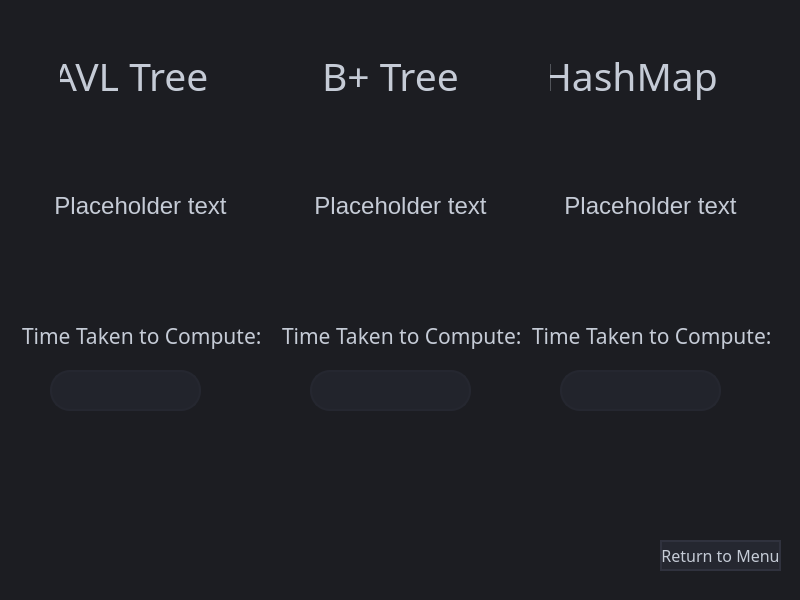
<?xml version="1.0" encoding="UTF-8"?>
<ui version="4.0">
 <class>finaloutputPMC</class>
 <widget class="QMainWindow" name="finaloutputPMC">
  <property name="geometry">
   <rect>
    <x>0</x>
    <y>0</y>
    <width>800</width>
    <height>600</height>
   </rect>
  </property>
  <property name="windowTitle">
   <string>MainWindow</string>
  </property>
  <property name="styleSheet">
   <string notr="true">background-color: rgb(28,29,34);</string>
  </property>
  <widget class="QWidget" name="centralwidget">
   <widget class="QLineEdit" name="lineEdit_6">
    <property name="geometry">
     <rect>
      <x>20</x>
      <y>320</y>
      <width>251</width>
      <height>31</height>
     </rect>
    </property>
    <property name="font">
     <font>
      <family>Segoe UI Semilight</family>
      <pointsize>16</pointsize>
     </font>
    </property>
    <property name="focusPolicy">
     <enum>Qt::NoFocus</enum>
    </property>
    <property name="styleSheet">
     <string notr="true">color: #c5cbd6;
background: transparent;</string>
    </property>
    <property name="text">
     <string>Time Taken to Compute:</string>
    </property>
    <property name="frame">
     <bool>false</bool>
    </property>
    <property name="readOnly">
     <bool>true</bool>
    </property>
   </widget>
   <widget class="QLineEdit" name="lineEdit_2">
    <property name="geometry">
     <rect>
      <x>60</x>
      <y>50</y>
      <width>151</width>
      <height>51</height>
     </rect>
    </property>
    <property name="font">
     <font>
      <family>Segoe UI Semilight</family>
      <pointsize>29</pointsize>
     </font>
    </property>
    <property name="focusPolicy">
     <enum>Qt::NoFocus</enum>
    </property>
    <property name="styleSheet">
     <string notr="true">color: #c5cbd6;
background: transparent;</string>
    </property>
    <property name="text">
     <string>AVL Tree</string>
    </property>
    <property name="frame">
     <bool>false</bool>
    </property>
    <property name="alignment">
     <set>Qt::AlignCenter</set>
    </property>
    <property name="readOnly">
     <bool>true</bool>
    </property>
   </widget>
   <widget class="QLineEdit" name="avlFTime">
    <property name="geometry">
     <rect>
      <x>50</x>
      <y>370</y>
      <width>151</width>
      <height>41</height>
     </rect>
    </property>
    <property name="font">
     <font>
      <family>Segoe UI Historic</family>
      <pointsize>16</pointsize>
     </font>
    </property>
    <property name="focusPolicy">
     <enum>Qt::NoFocus</enum>
    </property>
    <property name="styleSheet">
     <string notr="true">QLineEdit{
border: 2px solid rgb(37, 39, 48);
border-radius: 20px;
color: #6c7078;
padding-left: 20px;
padding-right: 20px;
background-color:rgb(34,36,44);
}
QLineEdit:hover{
border: 2px solid rgb(48,50,62);
}</string>
    </property>
    <property name="alignment">
     <set>Qt::AlignCenter</set>
    </property>
    <property name="readOnly">
     <bool>true</bool>
    </property>
   </widget>
   <widget class="QLineEdit" name="lineEdit_4">
    <property name="geometry">
     <rect>
      <x>550</x>
      <y>50</y>
      <width>171</width>
      <height>51</height>
     </rect>
    </property>
    <property name="font">
     <font>
      <family>Segoe UI Semilight</family>
      <pointsize>29</pointsize>
     </font>
    </property>
    <property name="focusPolicy">
     <enum>Qt::NoFocus</enum>
    </property>
    <property name="styleSheet">
     <string notr="true">color: #c5cbd6;
background: transparent;</string>
    </property>
    <property name="text">
     <string>HashMap</string>
    </property>
    <property name="frame">
     <bool>false</bool>
    </property>
    <property name="readOnly">
     <bool>true</bool>
    </property>
   </widget>
   <widget class="QLineEdit" name="lineEdit_3">
    <property name="geometry">
     <rect>
      <x>320</x>
      <y>50</y>
      <width>151</width>
      <height>51</height>
     </rect>
    </property>
    <property name="font">
     <font>
      <family>Segoe UI Semilight</family>
      <pointsize>29</pointsize>
     </font>
    </property>
    <property name="focusPolicy">
     <enum>Qt::NoFocus</enum>
    </property>
    <property name="styleSheet">
     <string notr="true">color: #c5cbd6;
background: transparent;</string>
    </property>
    <property name="text">
     <string>B+ Tree</string>
    </property>
    <property name="frame">
     <bool>false</bool>
    </property>
    <property name="readOnly">
     <bool>true</bool>
    </property>
   </widget>
   <widget class="QPushButton" name="pushButton">
    <property name="geometry">
     <rect>
      <x>660</x>
      <y>540</y>
      <width>121</width>
      <height>31</height>
     </rect>
    </property>
    <property name="font">
     <font>
      <family>Segoe UI Semilight</family>
      <pointsize>12</pointsize>
     </font>
    </property>
    <property name="styleSheet">
     <string notr="true">QPushButton{background-color: rgb(37, 39, 48);
border-radius: 20px;
color: #c5cbd6;
border: 2px solid rgb(48,50,62);
}
QPushButton:hover{
border: 2px solid rgb(37, 39, 48);
}
QPushButton:pressed{
border: 2px solid rgb(85,170,255);
background-color:rgb(43,45,56);
}</string>
    </property>
    <property name="text">
     <string>Return to Menu</string>
    </property>
   </widget>
   <widget class="QLineEdit" name="lineEdit_7">
    <property name="geometry">
     <rect>
      <x>280</x>
      <y>320</y>
      <width>251</width>
      <height>31</height>
     </rect>
    </property>
    <property name="font">
     <font>
      <family>Segoe UI Semilight</family>
      <pointsize>16</pointsize>
     </font>
    </property>
    <property name="focusPolicy">
     <enum>Qt::NoFocus</enum>
    </property>
    <property name="styleSheet">
     <string notr="true">color: #c5cbd6;
background: transparent;</string>
    </property>
    <property name="text">
     <string>Time Taken to Compute:</string>
    </property>
    <property name="frame">
     <bool>false</bool>
    </property>
    <property name="readOnly">
     <bool>true</bool>
    </property>
   </widget>
   <widget class="QLineEdit" name="HashMapFTime">
    <property name="geometry">
     <rect>
      <x>560</x>
      <y>370</y>
      <width>161</width>
      <height>41</height>
     </rect>
    </property>
    <property name="font">
     <font>
      <family>Segoe UI Historic</family>
      <pointsize>16</pointsize>
     </font>
    </property>
    <property name="focusPolicy">
     <enum>Qt::NoFocus</enum>
    </property>
    <property name="styleSheet">
     <string notr="true">QLineEdit{
border: 2px solid rgb(37, 39, 48);
border-radius: 20px;
color: #6c7078;
padding-left: 20px;
padding-right: 20px;
background-color:rgb(34,36,44);
}
QLineEdit:hover{
border: 2px solid rgb(48,50,62);
}</string>
    </property>
    <property name="alignment">
     <set>Qt::AlignCenter</set>
    </property>
    <property name="readOnly">
     <bool>true</bool>
    </property>
   </widget>
   <widget class="QLineEdit" name="lineEdit_8">
    <property name="geometry">
     <rect>
      <x>530</x>
      <y>320</y>
      <width>251</width>
      <height>31</height>
     </rect>
    </property>
    <property name="font">
     <font>
      <family>Segoe UI Semilight</family>
      <pointsize>16</pointsize>
     </font>
    </property>
    <property name="focusPolicy">
     <enum>Qt::NoFocus</enum>
    </property>
    <property name="styleSheet">
     <string notr="true">color: #c5cbd6;
background: transparent;</string>
    </property>
    <property name="text">
     <string>Time Taken to Compute:</string>
    </property>
    <property name="frame">
     <bool>false</bool>
    </property>
    <property name="readOnly">
     <bool>true</bool>
    </property>
   </widget>
   <widget class="QLineEdit" name="BTreeFTime">
    <property name="geometry">
     <rect>
      <x>310</x>
      <y>370</y>
      <width>161</width>
      <height>41</height>
     </rect>
    </property>
    <property name="font">
     <font>
      <family>Segoe UI Historic</family>
      <pointsize>16</pointsize>
     </font>
    </property>
    <property name="focusPolicy">
     <enum>Qt::NoFocus</enum>
    </property>
    <property name="styleSheet">
     <string notr="true">QLineEdit{
border: 2px solid rgb(37, 39, 48);
border-radius: 20px;
color: #6c7078;
padding-left: 20px;
padding-right: 20px;
background-color:rgb(34,36,44);
}
QLineEdit:hover{
border: 2px solid rgb(48,50,62);
}</string>
    </property>
    <property name="alignment">
     <set>Qt::AlignCenter</set>
    </property>
    <property name="readOnly">
     <bool>true</bool>
    </property>
   </widget>
   <widget class="QLabel" name="statusLabelAvl">
    <property name="geometry">
     <rect>
      <x>20</x>
      <y>130</y>
      <width>241</width>
      <height>151</height>
     </rect>
    </property>
    <property name="font">
     <font>
      <family>Segoe UI Historic</family>
      <pointsize>18</pointsize>
     </font>
    </property>
    <property name="styleSheet">
     <string notr="true">color: #c5cbd6;
background: transparent;</string>
    </property>
    <property name="text">
     <string>Placeholder text</string>
    </property>
    <property name="alignment">
     <set>Qt::AlignCenter</set>
    </property>
    <property name="wordWrap">
     <bool>true</bool>
    </property>
   </widget>
   <widget class="QLabel" name="statusLabelBTree">
    <property name="geometry">
     <rect>
      <x>280</x>
      <y>130</y>
      <width>241</width>
      <height>151</height>
     </rect>
    </property>
    <property name="font">
     <font>
      <family>Segoe UI Historic</family>
      <pointsize>18</pointsize>
     </font>
    </property>
    <property name="styleSheet">
     <string notr="true">color: #c5cbd6;
background: transparent;</string>
    </property>
    <property name="text">
     <string>Placeholder text</string>
    </property>
    <property name="alignment">
     <set>Qt::AlignCenter</set>
    </property>
    <property name="wordWrap">
     <bool>true</bool>
    </property>
   </widget>
   <widget class="QLabel" name="statusLabelHashMap">
    <property name="geometry">
     <rect>
      <x>530</x>
      <y>130</y>
      <width>241</width>
      <height>151</height>
     </rect>
    </property>
    <property name="font">
     <font>
      <family>Segoe UI Historic</family>
      <pointsize>18</pointsize>
     </font>
    </property>
    <property name="styleSheet">
     <string notr="true">color: #c5cbd6;
background: transparent;</string>
    </property>
    <property name="text">
     <string>Placeholder text</string>
    </property>
    <property name="alignment">
     <set>Qt::AlignCenter</set>
    </property>
    <property name="wordWrap">
     <bool>true</bool>
    </property>
   </widget>
  </widget>
 </widget>
 <resources/>
 <connections/>
</ui>
